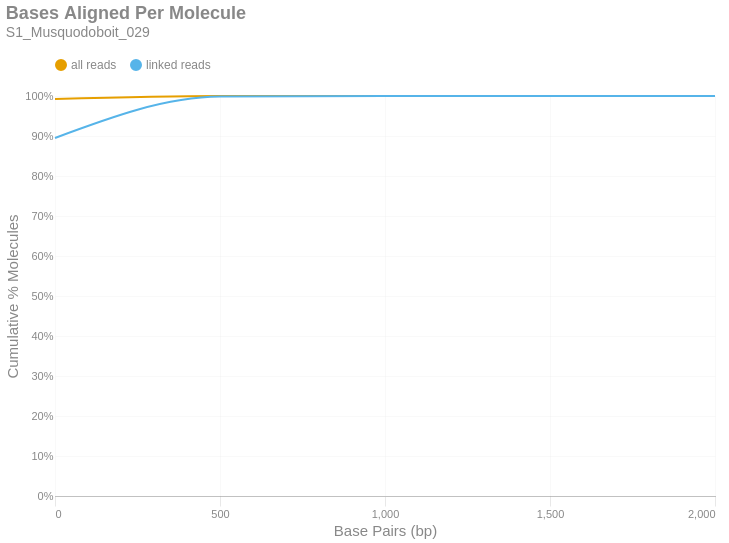

Notebook cell for this chart:
### Markdown cell above
### Bases Aligned Per Molecule
This is a cumulative frequency distribution showing the number of base pairs aligned per unique molecule. These data are shown in 500 bp bins. There are two distributions: one with `all reads` (yellow) and another with only `linked reads` (blue). The percent of molecules in the `linked reads` distribution is relative to the total number of linked molecules.

### Code cell
if SKIPLR:
    print_html(f"Skipped")
else:
    binned_df = consolidated_hist(valids['aligned_bp'], mask, 500, True)
    with SafeRender(binned_df):
        (
            density_plot(binned_df, 'Bases Aligned Per Molecule', samplename, 'basesper')
            .encode(
                x=alt.X('bin:Q', title="Base Pairs (bp)").axis(tickMinStep=500).scale(padding=0),
                y=alt.Y('value:Q', title='Cumulative % Molecules')
                    .axis(format='%')
                    .scale(domain = [0,1])
                    .stack(False),
                color=alt.Color("key:N").scale(domain = ["all reads", "linked reads"]),
                tooltip = [
                    alt.Tooltip("key:N", title = "Data Type"),
                    alt.Tooltip("range_label:N", title="Bases Aligned Per Molecule"),
                    alt.Tooltip("value:Q", format = ".2%", title="% Molecules (Cum.)")
                ]
            )
        ).display()

### Figure 1 — Vega-Lite specification as saved in the notebook (floating-point values rounded to 4 significant figures)
{"width": "container", "height": 400, "config": {"title": {"anchor": "start", "dy": -15, "fontSize": 18, "color": "#888888", "subtitleColor": "#888888", "subtitleFontSize": 14}, "arc": {"fill": "#0072B2"}, "axis": {"domainColor": "#888888", "domainWidth": 0.5, "gridWidth": 0.2, "grid": false, "titleFontWeight": 400, "titleFontSize": 15, "labelFontSize": 11, "labelColor": "#888888", "tickColor": "#888888", "tickWidth": 0.2, "titleColor": "#888888"}, "axisBand": {"grid": false}, "axisX": {"grid": true, "tickSize": 10, "domainCap": "round"}, "axisY": {"domain": false, "grid": true, "tickSize": 0, "domainCap": "round"}, "background": "transparent", "header": {"labelFontSize": 15, "labelColor": "#888888", "titleFontSize": 15, "titleFontWeight": 600, "titleColor": "#888888"}, "legend": {"labelFont": "sans-serif", "labelFontSize": 12, "labelColor": "#888888", "symbolSize": 100, "symbolType": "circle", "titleFontSize": 12, "titlePadding": 10, "titleColor": "#888888", "title": null, "orient": "top"}, "range": {"category": ["#E69F00", "#56B4E9", "#009E73", "#F0E442", "#0072B2", "#D55E00", "#CC79A7", "#000000"], "diverging": ["#cfe8f3", "#a2d4ec", "#73bfe2", "#46abdb", "#1696d2", "#12719e"]}, "area": {"fill": "#0072B2", "fillOpacity": 0.7, "line": true, "strokeOpacity": 0.7}, "line": {"color": "#0072B2", "stroke": "#0072B2", "strokeWidth": 2}, "trail": {"color": "#0072B2", "stroke": "#0072B2", "strokeWidth": 0, "size": 1}, "point": {"filled": true, "fillOpacity": 1.0, "size": 95}, "text": {"color": "#888888", "fontSize": 11, "align": "right", "fontWeight": 400, "size": 11}, "bar": {"fill": "#0072B2", "stroke": null}, "view": {"stroke": null, "continuousWidth": 660, "continuousHeight": 400}}, "data": {"name": "data-5afe3691044d5adc6bbcb1b940672481"}, "mark": {"type": "line", "interpolate": "monotone", "point": {"opacity": 0, "size": 275}}, "encoding": {"color": {"field": "key", "scale": {"domain": ["all reads", "linked reads"]}, "type": "nominal"}, "tooltip": [{"field": "key", "title": "Data Type", "type": "nominal"}, {"field": "range_label", "title": "Bases Aligned Per Molecule", "type": "nominal"}, {"field": "value", "format": ".2%", "title": "% Molecules (Cum.)", "type": "quantitative"}], "x": {"axis": {"tickMinStep": 500}, "field": "bin", "scale": {"padding": 0}, "title": "Base Pairs (bp)", "type": "quantitative"}, "y": {"axis": {"format": "%"}, "field": "value", "scale": {"domain": [0, 1]}, "stack": false, "title": "Cumulative % Molecules", "type": "quantitative"}}, "params": [{"name": "param_c36ac31b6afebe62", "select": {"type": "point", "fields": ["key"]}, "bind": "legend"}], "title": {"text": "Bases Aligned Per Molecule", "subtitle": "S1_Musquodoboit_029"}, "transform": [{"fold": ["all reads (cumsum)", "linked reads (cumsum)"]}, {"calculate": "replace(datum.key, ' (cumsum)', '')", "as": "key"}, {"filter": {"param": "param_c36ac31b6afebe62"}}], "usermeta": {"embedOptions": {"downloadFileName": "S1_Musquodoboit_029.basesper"}}, "$schema": "https://vega.github.io/schema/vega-lite/v6.1.0.json", "datasets": {"data-5afe3691044d5adc6bbcb1b940672481": [{"bin": "0.0", "interval": "0.0-500.0", "all reads": 0.9926, "linked reads": 0.8951, "all reads (cumsum)": 0.9926, "linked reads (cumsum)": 0.8951, "range_label": "0-499"}, {"bin": "500.0", "interval": "500.0-1000.0", "all reads": 0.007195, "linked reads": 0.1033, "all reads (cumsum)": 0.9998, "linked reads (cumsum)": 0.9985, "range_label": "500-999"}, {"bin": "1000.0", "interval": "1000.0-1500.0", "all reads": 0.0001562, "linked reads": 0.001515, "all reads (cumsum)": 1.0, "linked reads (cumsum)": 1.0, "range_label": "1000-1499"}, {"bin": "1500.0", "interval": "1500.0-2000.0", "all reads": 4.339e-06, "linked reads": 3.47e-05, "all reads (cumsum)": 1.0, "linked reads (cumsum)": 1.0, "range_label": "1500-1999"}, {"bin": "2000.0", "interval": "2000.0-2500.0", "all reads": 7.232e-07, "linked reads": 0.0, "all reads (cumsum)": 1.0, "linked reads (cumsum)": 1.0, "range_label": "2000-2499"}]}}
